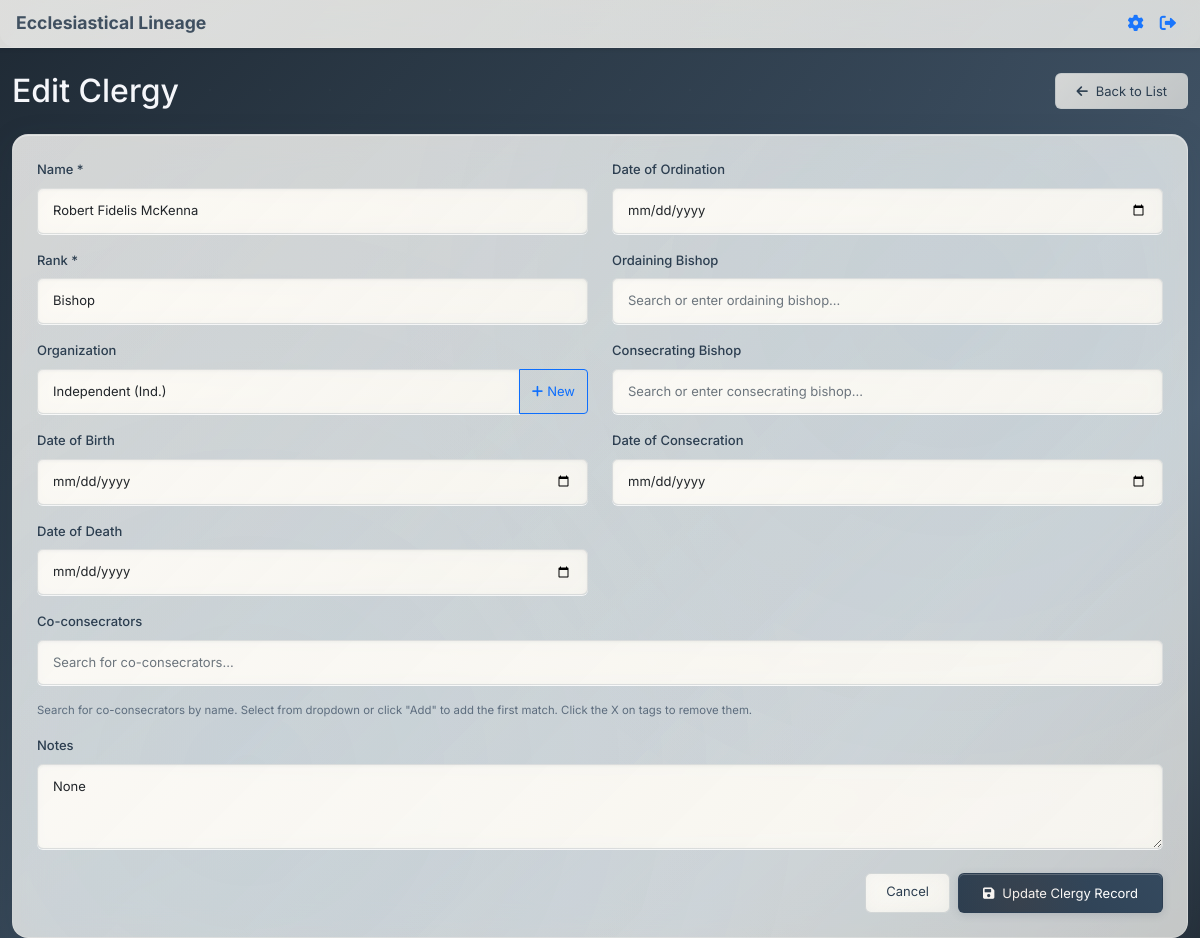
The app's page /clergy/17/edit (signed in) with its own data.
### app.py (models this page shows, shortened)
class Clergy(db.Model):
    id = db.Column(db.Integer, primary_key=True)
    name = db.Column(db.String(200), nullable=False)
    rank = db.Column(db.String(100), nullable=False)
    organization = db.Column(db.String(200))
    date_of_birth = db.Column(db.Date)
    date_of_ordination = db.Column(db.Date)
    ordaining_bishop_id = db.Column(db.Integer, db.ForeignKey('clergy.id'))
    date_of_consecration = db.Column(db.Date)
    consecrator_id = db.Column(db.Integer, db.ForeignKey('clergy.id'))
    co_consecrators = db.Column(db.Text)  # JSON array of clergy IDs
    date_of_death = db.Column(db.Date)
    notes = db.Column(db.Text)
    ordaining_bishop = db.relationship('Clergy', foreign_keys=[ordaining_bishop_id], remote_side=[id])
    consecrator = db.relationship('Clergy', foreign_keys=[consecrator_id], remote_side=[id])
    def get_co_consecrators(self):
        if self.co_consecrators:
            return json.loads(self.co_consecrators)
        return []

class Rank(db.Model):
    id = db.Column(db.Integer, primary_key=True)
    name = db.Column(db.String(100), unique=True, nullable=False)
    description = db.Column(db.Text)
    color = db.Column(db.String(7), nullable=False, default="#000000")
    created_at = db.Column(db.DateTime, default=datetime.utcnow)

class Organization(db.Model):
    id = db.Column(db.Integer, primary_key=True)
    name = db.Column(db.String(200), unique=True, nullable=False)
    abbreviation = db.Column(db.String(20), unique=True)  # Short code for the organization
    description = db.Column(db.Text)
    color = db.Column(db.String(7), nullable=False, default="#27ae60")
    created_at = db.Column(db.DateTime, default=datetime.utcnow)

### app.py (the view, shortened to what this page needs)
@app.route('/clergy/<int:clergy_id>/edit', methods=['GET', 'POST'])
def edit_clergy(clergy_id):
    if 'user_id' not in session:
        flash('Please log in to edit clergy records.', 'error')
        return redirect(url_for('login'))
    clergy = Clergy.query.get_or_404(clergy_id)
    all_clergy = Clergy.query.all()
    all_clergy_data = [
        {
            'id': clergy_member.id,
            'name': clergy_member.name,
            'rank': clergy_member.rank,
            'organization': clergy_member.organization
        }
        for clergy_member in all_clergy
    ]
    ranks = Rank.query.order_by(Rank.name).all()
    organizations = Organization.query.order_by(Organization.name).all()
    return render_template('add_clergy.html',
                         clergy=clergy,
                         all_clergy=all_clergy,
                         all_clergy_data=all_clergy_data,
                         ranks=ranks,
                         organizations=organizations,
                         edit_mode=True)

### templates/add_clergy.html (shortened to what this page needs)
{% extends "base.html" %}
{% block full_content %}
    <div class="container mt-4">
    <div class="d-flex justify-content-between align-items-center mb-4">
        <h1 class="h2 mb-0">{% if edit_mode %}Edit Clergy{% else %}Add New Clergy{% endif %}</h1>
        <a href="{{ url_for('clergy_list') }}" class="btn btn-outline-secondary">
            <i class="fas fa-arrow-left me-2"></i>Back to List
        </a>
    </div>
    <div class="card">
        <div class="card-body p-4">
            <form method="POST">
                <div class="row">
                    <div class="col-md-6">
                        <div class="mb-3">
                            <label for="name" class="form-label">Name *</label>
                            <input type="text" class="form-control" id="name" name="name" value="{{ clergy.name if edit_mode else '' }}" required>
                        </div>
                        <div class="mb-3">
                            <label for="rank" class="form-label">Rank *</label>
                            <select class="form-select" id="rank" name="rank" required>
                                {% for rank in ranks %}
                                    <option value="{{ rank.name }}" {% if edit_mode and clergy.rank == rank.name %}selected{% endif %}>{{ rank.name }}</option>
                                {% endfor %}
                            </select>
                        </div>
                        <div class="mb-3">
                            <label for="organization" class="form-label">Organization</label>
                            <div class="input-group">
                                <select class="form-select" id="organization" name="organization">
                                    {% for organization in organizations %}
                                        <option value="{{ organization.name }}" {% if edit_mode and clergy.organization == organization.name %}selected{% endif %}>{{ organization.name }}{% if organization.abbreviation %} ({{ organization.abbreviation }}){% endif %}</option>
                                    {% endfor %}
                                </select>
                                <button class="btn btn-outline-primary" type="button" onclick="openAddOrganizationModal()" title="Add new organization">
                                    <i class="fas fa-plus me-1"></i>New
                                </button>
                            </div>
                        </div>
                        <div class="mb-3">
                            <label for="date_of_birth" class="form-label">Date of Birth</label>
                            <input type="date" class="form-control" id="date_of_birth" name="date_of_birth" value="{{ clergy.date_of_birth.strftime('%Y-%m-%d') if edit_mode and clergy.date_of_birth else '' }}">
                        </div>
                        <div class="mb-3">
                            <label for="date_of_death" class="form-label">Date of Death</label>
                            <input type="date" class="form-control" id="date_of_death" name="date_of_death" value="{{ clergy.date_of_death.strftime('%Y-%m-%d') if edit_mode and clergy.date_of_death else '' }}">
                        </div>
                    </div>
                    <div class="col-md-6">
                        <div class="mb-3">
                            <label for="date_of_ordination" class="form-label">Date of Ordination</label>
                            <input type="date" class="form-control" id="date_of_ordination" name="date_of_ordination" value="{{ clergy.date_of_ordination.strftime('%Y-%m-%d') if edit_mode and clergy.date_of_ordination else '' }}">
                        </div>
                        <div class="mb-3">
                            <label for="ordaining_bishop_input" class="form-label">Ordaining Bishop</label>
                            <div class="co-consecrators-container">
                                <div class="input-group mb-2">
                                    <input type="text" class="form-control" id="ordaining_bishop_input" name="ordaining_bishop_input" placeholder="Search or enter ordaining bishop..." autocomplete="off">
                                </div>
                            </div>
                        </div>
                        <div class="mb-3">
                            <label for="consecrator_input" class="form-label">Consecrating Bishop</label>
                            <div class="co-consecrators-container">
                                <div class="input-group mb-2">
                                    <input type="text" class="form-control" id="consecrator_input" name="consecrator_input" placeholder="Search or enter consecrating bishop..." autocomplete="off">
                                </div>
                            </div>
                        </div>
                        <div class="mb-3">
                            <label for="date_of_consecration" class="form-label">Date of Consecration</label>
                            <input type="date" class="form-control" id="date_of_consecration" name="date_of_consecration" value="{{ clergy.date_of_consecration.strftime('%Y-%m-%d') if edit_mode and clergy.date_of_consecration else '' }}">
                        </div>
                    </div>
                </div>
                <div class="mb-3">
                    <label for="co_consecrators" class="form-label">Co-consecrators</label>
                    <div class="co-consecrators-container">
                        <div class="input-group mb-2">
                            <input type="text" class="form-control" id="co_consecrator_search" placeholder="Search for co-consecrators...">
                        </div>
                    </div>
                    <div class="form-text">Search for co-consecrators by name. Select from dropdown or click "Add" to add the first match. Click the X on tags to remove them.</div>
                </div>
                <div class="mb-3">
                    <label for="notes" class="form-label">Notes</label>
                    <textarea class="form-control" id="notes" name="notes" rows="3" placeholder="Additional notes about this clergy member...">{{ clergy.notes if edit_mode else '' }}</textarea>
                </div>
                <div class="d-flex justify-content-end gap-2 mt-4">
                    <a href="{{ url_for('clergy_list') }}" class="btn btn-outline-secondary">Cancel</a>
                    <button type="submit" class="btn btn-primary">
                        <i class="fas fa-save me-2"></i>{% if edit_mode %}Update Clergy Record{% else %}Save Clergy Record{% endif %}
                    </button>
                </div>
            </form>
        </div>
    </div>
{% endblock %}
{% block extra_styles %}
<link rel="stylesheet" href="/static/css/visualizer.css">
{% endblock %}

### static/css/visualizer.css (style rules this page uses)
.co-consecrators-container { position: relative; }

### records on screen
Clergy: name "Robert Fidelis McKenna", rank "Bishop", organization "Independent (Ind.)", notes "None"
